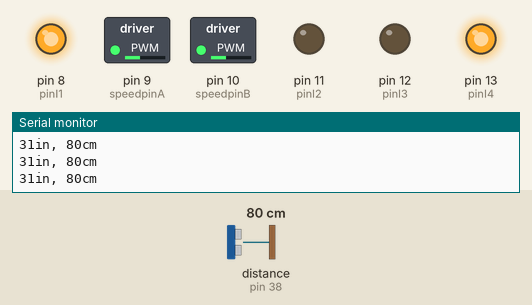
The sketch below on a simulated Arduino Mega 2560, built with avr-gcc and run on an emulated ATmega2560. Parts: switched loads named in the sketch (green lamp = pin HIGH), output pins drawn as LEDs (lit = HIGH), the last lines printed to the serial monitor. Wiring (inferred from the names in the program): ultrasonic range finder: trigger pin 38; echo pin 38. Inputs (shaded band) come from the test bench; at power-on: distance to the obstacle (sensor on pin 38) 80 cm. The echo pulse lasts 58.3 µs per cm.

Above: at 1.2 s.
1.3 s: distance to the obstacle (sensor on pin 38) set to 17 cm
4.3 s: distance to the obstacle (sensor on pin 38) set to 13 cm
At 4.7 s:
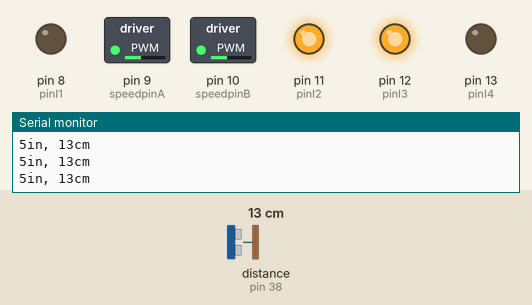
5.8 s: distance to the obstacle (sensor on pin 38) set to 19 cm
At 7.0 s:
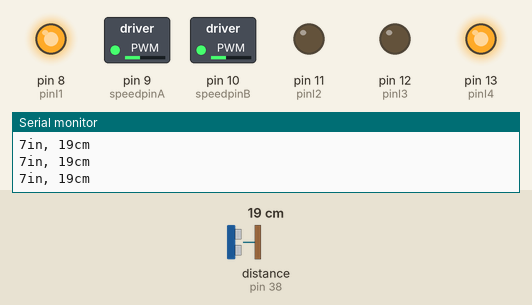
7.3 s: distance to the obstacle (sensor on pin 38) set to 2 cm
At 8.0 s:
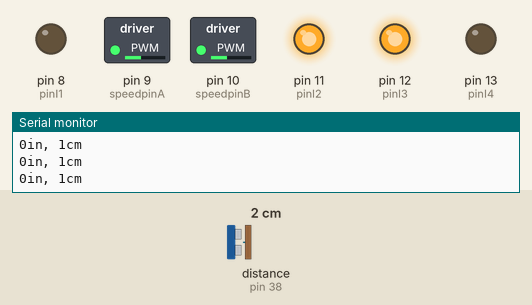
8.8 s: distance to the obstacle (sensor on pin 38) set to 35 cm
At 9.2 s:
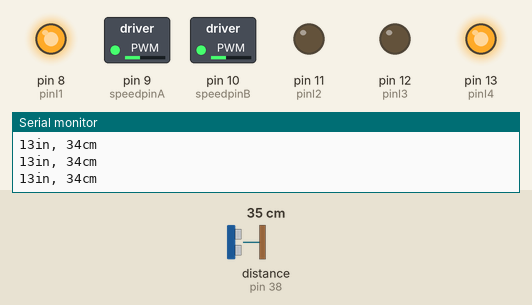
Timing chart, 0 to 11.8 s (numbered marks = the images above; inputs shaded):
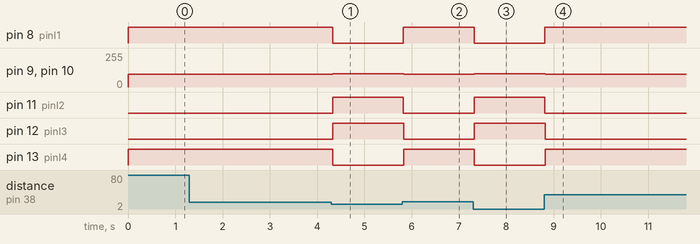

Measured:
- the behaviour switches between 16 and 15 cm on distance to the obstacle (sensor on pin 38) (found by bisection; images 0 and 1)
- the behaviour switches between 17 and 18 cm on distance to the obstacle (sensor on pin 38) (found by bisection; images 1 and 2)
- after the input at 4.3 s, pin 8 (pinI1), pin 13 (pinI4): HIGH → LOW at once; pin 9 (speedpinA), pin 10 (speedpinB): 94/255 → 100/255 at once; pin 11 (pinI2), pin 12 (pinI3): LOW → HIGH at once
- after the input at 5.8 s, pin 8 (pinI1), pin 13 (pinI4): LOW → HIGH at once; pin 9 (speedpinA), pin 10 (speedpinB): 100/255 → 94/255 at once; pin 11 (pinI2), pin 12 (pinI3): HIGH → LOW at once
- after the input at 7.3 s, pin 8 (pinI1), pin 13 (pinI4): HIGH → LOW at once; pin 9 (speedpinA), pin 10 (speedpinB): 94/255 → 100/255 at once; pin 11 (pinI2), pin 12 (pinI3): LOW → HIGH at once
- after the input at 8.8 s, pin 8 (pinI1), pin 13 (pinI4): LOW → HIGH at once; pin 9 (speedpinA), pin 10 (speedpinB): 100/255 → 94/255 at once; pin 11 (pinI2), pin 12 (pinI3): HIGH → LOW at once

The sketch:

larry.ino
```cpp
// (licence header left out)
int pinI1=8;//define I1 interface
int pinI2=11;//define I2 interface
int speedpinA=9;//enable motor A
int pinI3=12;//define I3 interface
int pinI4=13;//define I4 interface
int speedpinB=10;//enable motor B
const int default_speed=400;//define the spead of motor
const int max_speed = 700;
const int pingPin = 38;

void setup()
{
  Serial.begin(9600);
  pinMode(pinI1,OUTPUT);
  pinMode(pinI2,OUTPUT);
  pinMode(speedpinA,OUTPUT);
  pinMode(pinI3,OUTPUT);
  pinMode(pinI4,OUTPUT);
  pinMode(speedpinB,OUTPUT);
}


long inches_from_obstical()
{
  long duration, inches, cm;

  // The PING))) is triggered by a HIGH pulse of 2 or more microseconds.
  // Give a short LOW pulse beforehand to ensure a clean HIGH pulse:
  pinMode(pingPin, OUTPUT);
  digitalWrite(pingPin, LOW);
  delayMicroseconds(2);
  digitalWrite(pingPin, HIGH);
  delayMicroseconds(5);
  digitalWrite(pingPin, LOW);

  // The same pin is used to read the signal from the PING))): a HIGH pulse
  // whose duration is the time (in microseconds) from the sending of the ping
  // to the reception of its echo off of an object.
  pinMode(pingPin, INPUT);
  duration = pulseIn(pingPin, HIGH);

  // convert the time into a distance
  inches = microsecondsToInches(duration);
  cm = microsecondsToCentimeters(duration);
  Serial.print(inches);
  Serial.print("in, ");
  Serial.print(cm);
  Serial.print("cm");
  Serial.println();
  return inches;


}

long microsecondsToInches(long microseconds) {
  // According to Parallax's datasheet for the PING))), there are 73.746
  // microseconds per inch (i.e. sound travels at 1130 feet per second).
  // This gives the distance travelled by the ping, outbound and return,
  // so we divide by 2 to get the distance of the obstacle.
  // See: http://www.parallax.com/dl/docs/prod/acc/28015-PING-v1.3.pdf
  return microseconds / 74 / 2;
}

long microsecondsToCentimeters(long microseconds) {
  // The speed of sound is 340 m/s or 29 microseconds per centimeter.
  // The ping travels out and back, so to find the distance of the object we
  // take half of the distance travelled.
  return microseconds / 29 / 2;
}
void forward(int s)
{
     analogWrite(speedpinA,s);//input a simulation value to set the speed
     analogWrite(speedpinB,s);
     digitalWrite(pinI4,HIGH);//turn DC Motor B move clockwise
     digitalWrite(pinI3,LOW);
     digitalWrite(pinI2,LOW);//turn DC Motor A move anticlockwise
     digitalWrite(pinI1,HIGH);
}
void backward(int s)//
{
     analogWrite(speedpinA,s);//input a simulation value to set the speed
     analogWrite(speedpinB,s);
     digitalWrite(pinI4,LOW);//turn DC Motor B move anticlockwise
     digitalWrite(pinI3,HIGH);
     digitalWrite(pinI2,HIGH);//turn DC Motor A move clockwise
     digitalWrite(pinI1,LOW);
}
void left(int s)//
{
     analogWrite(speedpinA,s);//input a simulation value to set the speed
     analogWrite(speedpinB,s);
     digitalWrite(pinI4,HIGH);//turn DC Motor B move clockwise
     digitalWrite(pinI3,LOW);
     digitalWrite(pinI2,HIGH);//turn DC Motor A move clockwise
     digitalWrite(pinI1,LOW);
}
void right(int s)//
{
     analogWrite(speedpinA,s);//input a simulation value to set the speed
     analogWrite(speedpinB,s);
     digitalWrite(pinI4,LOW);//turn DC Motor B move anticlockwise
     digitalWrite(pinI3,HIGH);
     digitalWrite(pinI2,LOW);//turn DC Motor A move clockwise
     digitalWrite(pinI1,HIGH);
}
void stop()//
{
     digitalWrite(speedpinA,LOW);// Unenble the pin, to stop the motor. this should be done to avid damaging the motor.
     digitalWrite(speedpinB,LOW);
     delay(1000);

}

void loop()
{
    int forward_speed = 350;
    int reverse_speed = 100;
    int right_speed = 100;
    int minimum_distance_from_obstical = 5;
    int back_up_distance = 7;
    // As long as we're 5" away from an obstical move forward
    while(inches_from_obstical() > minimum_distance_from_obstical){
        forward(forward_speed);
    }
    // As long as we're closer to 5" move backwards
    while(inches_from_obstical() < back_up_distance) {
        backward(reverse_speed);
    }
    // Turn Right
    for(int i = 0; i<=5; i++){
        right(right_speed);
    }
}
```
